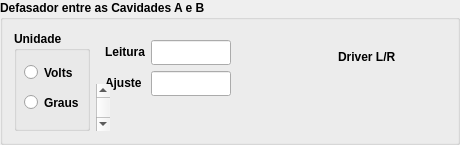
                 <widget class="QGroupBox" name="groupBox_30">
                  <property name="minimumSize">
                   <size>
                    <width>460</width>
                    <height>145</height>
                   </size>
                  </property>
                  <property name="maximumSize">
                   <size>
                    <width>460</width>
                    <height>145</height>
                   </size>
                  </property>
                  <property name="font">
                   <font>
                    <weight>75</weight>
                    <bold>true</bold>
                   </font>
                  </property>
                  <property name="title">
                   <string>Defasador entre as Cavidades A e B</string>
                  </property>
                  <layout class="QVBoxLayout" name="verticalLayout_60">
                   <item>
                    <layout class="QHBoxLayout" name="horizontalLayout_55">
                     <item>
                      <widget class="QGroupBox" name="groupBox_31">
                       <property name="title">
                        <string>Unidade</string>
                       </property>
                       <widget class="QRadioButton" name="radioButton_7">
                        <property name="geometry">
                         <rect>
                          <x>10</x>
                          <y>30</y>
                          <width>61</width>
                          <height>23</height>
                         </rect>
                        </property>
                        <property name="font">
                         <font>
                          <weight>75</weight>
                          <bold>true</bold>
                         </font>
                        </property>
                        <property name="text">
                         <string>Volts</string>
                        </property>
                       </widget>
                       <widget class="QRadioButton" name="radioButton_8">
                        <property name="geometry">
                         <rect>
                          <x>10</x>
                          <y>60</y>
                          <width>61</width>
                          <height>23</height>
                         </rect>
                        </property>
                        <property name="font">
                         <font>
                          <weight>75</weight>
                          <bold>true</bold>
                         </font>
                        </property>
                        <property name="text">
                         <string>Graus</string>
                        </property>
                       </widget>
                      </widget>
                     </item>
                     <item>
                      <layout class="QVBoxLayout" name="verticalLayout_61">
                       <item>
                        <layout class="QHBoxLayout" name="horizontalLayout_56">
                         <item>
                          <widget class="QWidget" name="widget_18" native="true">
                           <property name="minimumSize">
                            <size>
                             <width>161</width>
                             <height>75</height>
                            </size>
                           </property>
                           <property name="maximumSize">
                            <size>
                             <width>161</width>
                             <height>75</height>
                            </size>
                           </property>
                           <layout class="QVBoxLayout" name="verticalLayout_62">
                            <item>
                             <layout class="QFormLayout" name="formLayout_2">
                              <item row="0" column="0">
                               <widget class="QLabel" name="label_20">
                                <property name="font">
                                 <font>
                                  <weight>75</weight>
                                  <bold>true</bold>
                                 </font>
                                </property>
                                <property name="text">
                                 <string>Leitura</string>
                                </property>
                               </widget>
                              </item>
                              <item row="0" column="1">
                               <widget class="PyDMLineEdit" name="PyDMLineEdit_9">
                                <property name="minimumSize">
                                 <size>
                                  <width>80</width>
                                  <height>25</height>
                                 </size>
                                </property>
                                <property name="maximumSize">
                                 <size>
                                  <width>80</width>
                                  <height>25</height>
                                 </size>
                                </property>
                                <property name="toolTip">
                                 <string/>
                                </property>
                                <property name="whatsThis">
                                 <string>
    Writeable text field to send and display channel values
    </string>
                                </property>
                               </widget>
                              </item>
                              <item row="1" column="0">
                               <widget class="QLabel" name="label_21">
                                <property name="font">
                                 <font>
                                  <weight>75</weight>
                                  <bold>true</bold>
                                 </font>
                                </property>
                                <property name="text">
                                 <string>Ajuste</string>
                                </property>
                               </widget>
                              </item>
                              <item row="1" column="1">
                               <widget class="PyDMLineEdit" name="PyDMLineEdit_10">
                                <property name="minimumSize">
                                 <size>
                                  <width>80</width>
                                  <height>25</height>
                                 </size>
                                </property>
                                <property name="maximumSize">
                                 <size>
                                  <width>80</width>
                                  <height>25</height>
                                 </size>
                                </property>
                                <property name="toolTip">
                                 <string/>
                                </property>
                                <property name="whatsThis">
                                 <string>
    Writeable text field to send and display channel values
    </string>
                                </property>
                               </widget>
                              </item>
                             </layout>
                            </item>
                           </layout>
                          </widget>
                         </item>
                         <item alignment="Qt::AlignRight">
                          <widget class="QWidget" name="widget_19" native="true">
                           <property name="minimumSize">
                            <size>
                             <width>117</width>
                             <height>51</height>
                            </size>
                           </property>
                           <property name="maximumSize">
                            <size>
                             <width>117</width>
                             <height>51</height>
                            </size>
                           </property>
                           <layout class="QVBoxLayout" name="verticalLayout_63">
                            <item>
                             <layout class="QHBoxLayout" name="horizontalLayout_57">
                              <item>
                               <widget class="QLabel" name="label_22">
                                <property name="font">
                                 <font>
                                  <weight>75</weight>
                                  <bold>true</bold>
                                 </font>
                                </property>
                                <property name="text">
                                 <string>Driver L/R</string>
                                </property>
                               </widget>
                              </item>
                              <item>
                               <widget class="PyDMLed" name="led_remote_rack_a_13">
                                <property name="maximumSize">
                                 <size>
                                  <width>21</width>
                                  <height>41</height>
                                 </size>
                                </property>
                                <property name="toolTip">
                                 <string/>
                                </property>
                                <property name="whatsThis">
                                 <string/>
                                </property>
                                <property name="onColour">
                                 <enum>QLed::Green</enum>
                                </property>
                                <property name="offColour">
                                 <enum>QLed::Red</enum>
                                </property>
                               </widget>
                              </item>
                             </layout>
                            </item>
                           </layout>
                          </widget>
                         </item>
                        </layout>
                       </item>
                       <item>
                        <widget class="PyDMScrollBar" name="PyDMScrollBar_2">
                         <property name="toolTip">
                          <string/>
                         </property>
                         <property name="whatsThis">
                          <string/>
                         </property>
                        </widget>
                       </item>
                      </layout>
                     </item>
                    </layout>
                   </item>
                  </layout>
                 </widget>
